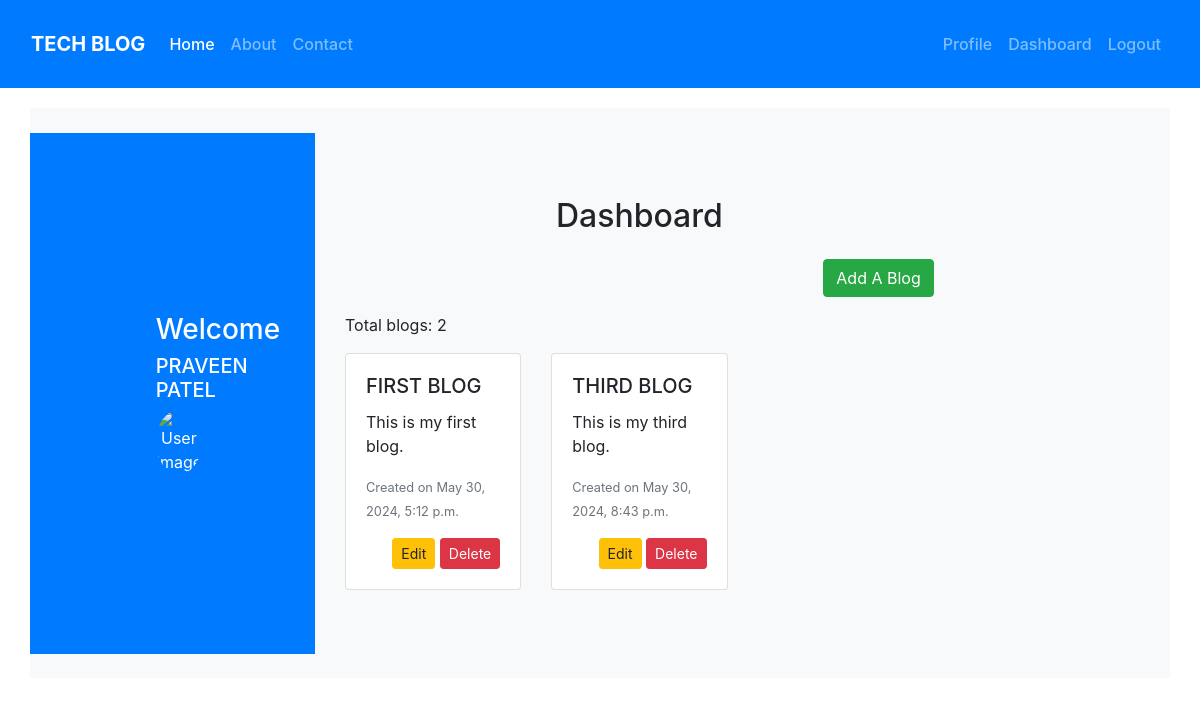
The page /dashboard/ (signed in) on the database its author committed.
### blog/models.py (models this page shows)
class Blog(models.Model):
    title = models.CharField(max_length=200)
    cont = models.TextField()
    author = models.CharField(max_length=200)
    created_at = models.DateTimeField(default=datetime.now(), blank=True)

### blog/views.py (the view)
# urls.py: path('dashboard/',views.dashboard, name="dashboard"),
def dashboard(request):
    if request.user.is_authenticated:
        try:
            profile = Profile.objects.get(user=request.user)
            print(profile)
            profile_image_url = profile.image.url if profile.image else settings.MEDIA_URL + 'profile_pics/default.jpg'
            print(profile_image_url)
        except ObjectDoesNotExist:
            profile_image_url = settings.MEDIA_URL + 'profile_pics/default.jpg'
        blogs = Blog.objects.filter(author=request.user.first_name)
        context = {
            'blogs': blogs,
            'profile_image': profile_image_url,
            'full_name': f'{request.user.first_name} {request.user.last_name}',
            'groups': request.user.groups.all()
        }
        print(context)  # Print the context for debugging purposes
        return render(request, 'blog/dashboard.html', context)
    else:
        return HttpResponseRedirect('login')  # Redirect to the login page if user is not authenticated

### blog/models.py (called while the page is built)
    def __str__(self):
        return f'{self.user.username} Profile'

### blog/templates/blog/dashboard.html (shortened to what this page needs)
{% extends 'blog/base.html' %}
{% load static %}
{% block side %}
<div class="col-lg-3 col-md-4 sidebar my-5 text-center">
    <h3 class="my-10">Welcome</h3>
    <h5>{{ full_name|upper }}</h5>
    <img src="{{ profile_image }}" class="img-fluid rounded-circle" style="width: 300%; max-width: 200px;" alt="User Image">
</div>
{% endblock side %}
{% block content %}
    <div class="col-lg-9 col-md-8 my-5">
        <h2 class="text-center mb-4">Dashboard</h2>
        <div class="text-right mb-3">
            <a class="btn btn-success" href="{% url 'addblog' %}">Add A Blog</a>
        </div>
        <p>Total blogs: {{ blogs.count }}</p>
        {% if blogs %}
            <div class="row">
                {% for blg in blogs %}
                    <div class="col-md-4">
                        <div class="card">
                            <div class="card-body">
                                <h5 class="card-title">{{ blg.title }}</h5>
                                <p class="card-text">{{ blg.cont }}</p>
                                <p class="card-text"><small class="text-muted">Created on {{ blg.created_at }}</small></p>
                                <div class="text-right">
                                    <a href="{% url 'updateblog' blg.id %}" class="btn btn-warning btn-sm">Edit</a>
                                    <form action='{% url "deleteblog" blg.id %}' method="post" class="d-inline">
                                        <input type="submit" class="btn btn-danger btn-sm" value="Delete">
                                    </form>
                                </div>
                            </div>
                        </div>
                    </div>
                {% endfor %}
            </div>
        {% else %}
            <h4 class="text-center alert alert-warning">NO Records!</h4>
        {% endif %}
    </div>
{% endblock content %}

### blog/static/blog/css/style.css (style rules this page uses)
body { font-family: Arial, sans-serif; background-color: #f8f9fa; }

### rows shown on the page
Blog: title "FIRST BLOG", cont "This is my first blog.", created_at "May 30, 2024, 5:12 p.m."
Blog: title "THIRD BLOG", cont "This is my third blog.", created_at "May 30, 2024, 8:43 p.m."

### other values the page prints
{{ full_name|upper }} "PRAVEEN PATEL"
{{ blogs.count }} "2"
